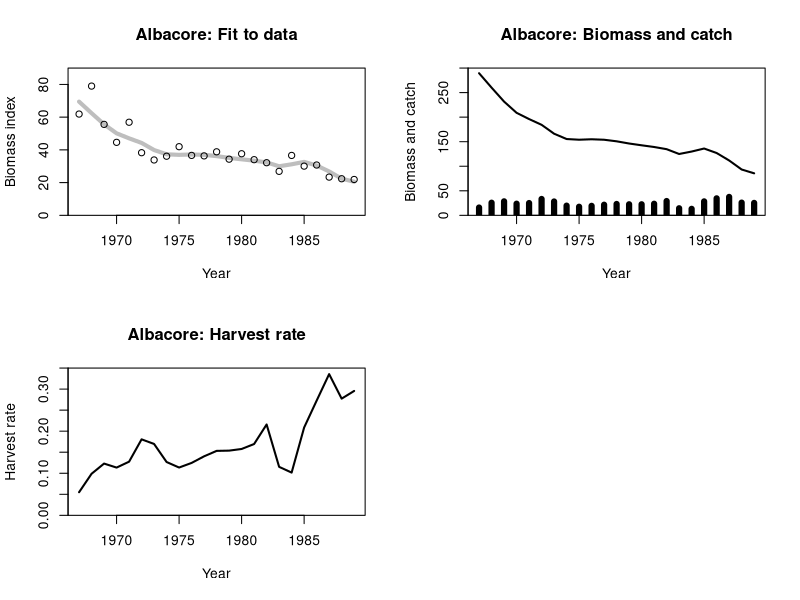
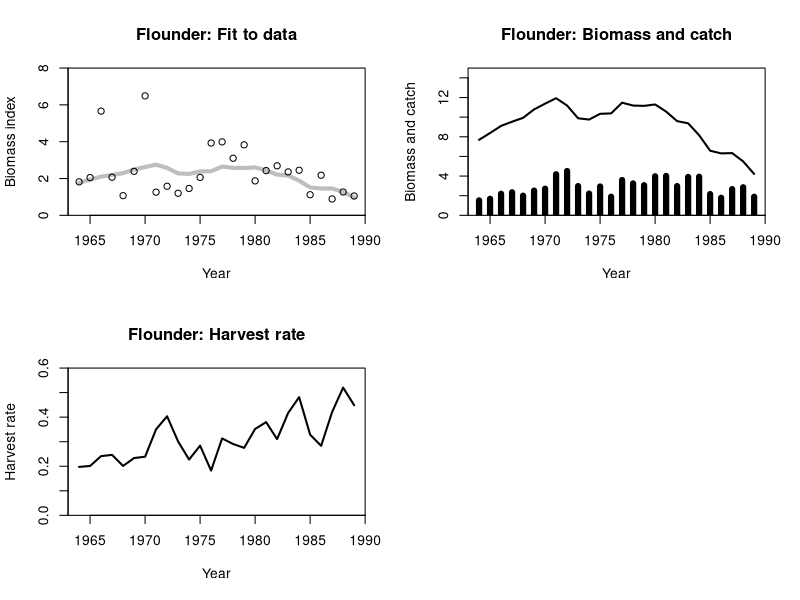
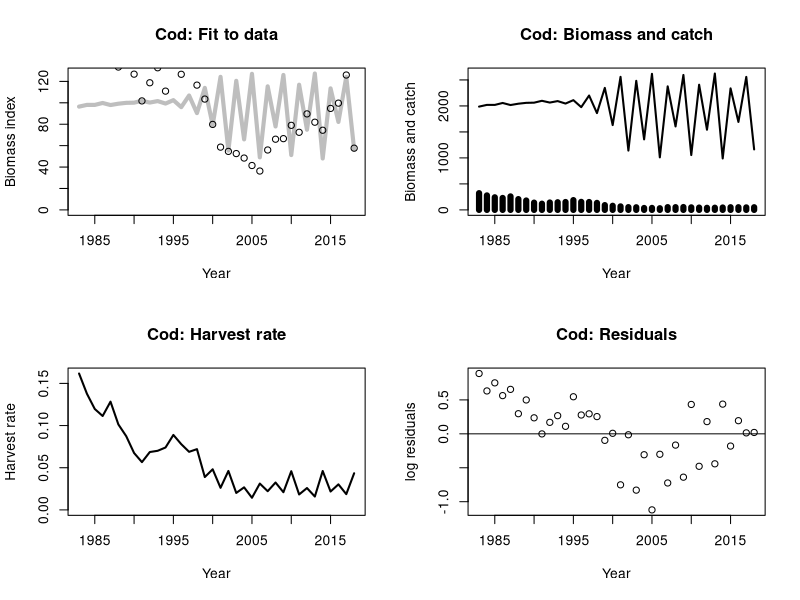
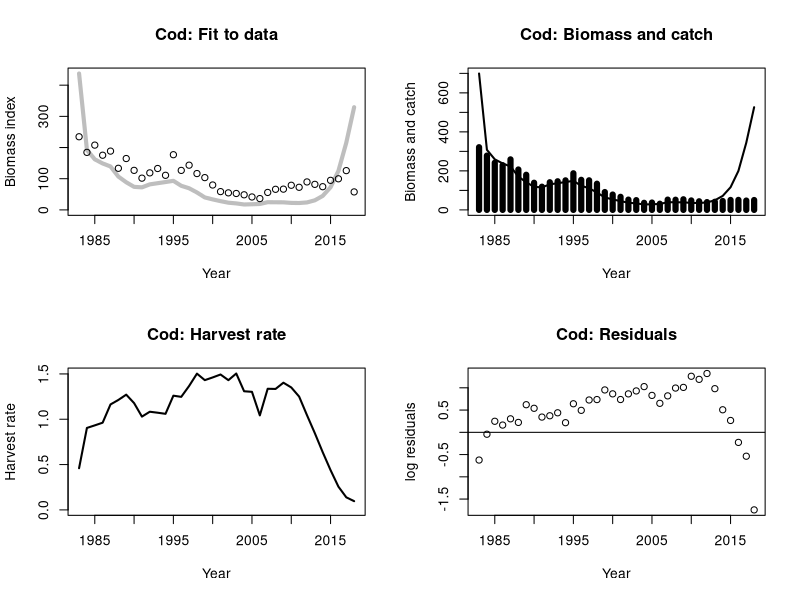
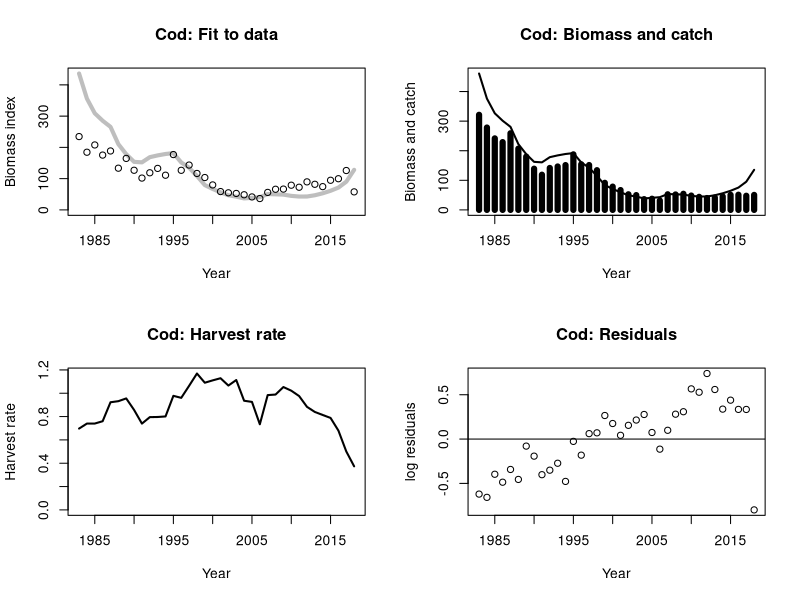

Write the R code that produced these figures, in order.
Schaefer <- function(par, data, verbose=FALSE)
{
  r <- exp(par[["logr"]])
  K <- exp(par[["logK"]])
  Binit <- exp(par[["logBinit"]])    
  q <- exp(par[["logq"]])
  year <- data$Year
  C <- data$Catch
  I <- data$Index
  n <- length(year)
  B <- numeric(n)
  B[1] <- Binit
  for(i in 1:(n-1))
  {
    B[i+1] <- max(B[i] + r*B[i]*(1-B[i]/K) - C[i], 1e-4)
  }
  Ifit <- q * B

  res <- log(I) - log(Ifit)
  RSS <- sum(res^2)

  pars <- c(r=r, K=K, Binit=Binit, q=q)
  refpts <- c(HRmsy=0.5*r, Bmsy=0.5*K, MSY=0.25*r*K)

  if(verbose)
    list(B=B, HR=C/B, Ifit=Ifit, res=res, pars=pars, refpts=refpts, RSS=RSS)
  else
    RSS
}

plot_shaefer <- function(fit, data, main) {
  par(mfrow=c(2,2))

  plot(data$Year, fit$Ifit, ylim=c(0,max(fit$Ifit)), type="l", lwd=4,
       col="gray", xlab="Year", ylab="Biomass index",
       main=paste0(main, ": Fit to data"))
  points(Index ~ Year, data)

  plot(data$Year, fit$B, type="l", ylim=c(0, max(fit$B)), lwd=2,
       xlab="Year", ylab="Biomass and catch", main=paste0(main, ": Biomass and catch"))
  points(Catch~Year, data, type="h", lwd=6)

  plot(data$Year, fit$HR, ylim=c(0, max(fit$HR)), type="l",
       lwd=2, xlab="Year", ylab="Harvest rate", main=paste0(main, ": Harvest rate"))

  plot(data$Year, fit$res, xlab = "Year", ylab = "log residuals",
    main=paste0(main, ": Residuals"))
  abline(h = 0)
}

################################################################################
## South Atlantic albacore

albacore <- read.table("albacore.dat", header=TRUE)
init <- c(logr=log(0.5), logK=log(200), logBinit=log(100), logq=log(0.5))

Schaefer(par=init, albacore)
optim(init, Schaefer, data=albacore)
est <- optim(init, Schaefer, data=albacore)$par
fit <- Schaefer(est, albacore, verbose=TRUE)

par(mfrow=c(2,2))

plot(albacore$Year, fit$Ifit, ylim=c(0,90), yaxs="i", type="l", lwd=4,
     col="gray", xlab="Year", ylab="Biomass index",
     main="Albacore: Fit to data")
points(Index~Year, albacore)

plot(albacore$Year, fit$B, type="l", ylim=c(0,300), yaxs="i", lwd=2,
     xlab="Year", ylab="Biomass and catch", main="Albacore: Biomass and catch")
points(Catch~Year, albacore, type="h", lwd=6)

plot(albacore$Year, fit$HR, ylim=c(0,0.35), yaxs="i", type="l",
     lwd=2, xlab="Year", ylab="Harvest rate", main="Albacore: Harvest rate")

fit$pars
fit$refpts

################################################################################
## Georges Bank winter flounder

flounder <- read.table("flounder.dat", header=TRUE)

K.init <- 8 * mean(flounder$Catch)
B.init <- 0.5 * K.init
q.init <- flounder$Index[1] / B.init
init <- c(logr=log(0.5), logK=log(K.init),
          logBinit=log(B.init), logq=log(q.init))

Schaefer(par=init, flounder)
optim(init, Schaefer, data=flounder)
optim(init, Schaefer, data=flounder, method="Nelder-Mead",
      control=list(maxit=1e5, reltol=1e-10))
nlminb(init, Schaefer, data=flounder, control=list(eval.max=1e4, iter.max=1e4))
est <- nlminb(init, Schaefer, data=flounder,
              control=list(eval.max=1e4, iter.max=1e4))$par
fit <- Schaefer(est, flounder, verbose=TRUE)

par(mfrow=c(2,2))

plot(flounder$Year, fit$Ifit, ylim=c(0,8), yaxs="i", lwd=4, col="gray",
     type="l", xlab="Year", ylab="Biomass index", main="Flounder: Fit to data")
points(Index~Year, flounder)

plot(flounder$Year, fit$B, type="l", ylim=c(0,15), yaxs="i", lwd=2,
     xlab="Year", ylab="Biomass and catch", main="Flounder: Biomass and catch")
points(Catch~Year, flounder, type="h", lwd=6)

plot(flounder$Year, fit$HR, ylim=c(0,0.6), yaxs="i", type="l",
     lwd=2, xlab="Year", ylab="Harvest rate", main="Flounder: Harvest rate")

t(fit$pars)
t(fit$refpts)


################################################################################
## Cod

cod <- read.csv("cod.csv", header=TRUE)
init <- c(logr     = log(1.000), 
          logK     = log(8*mean(cod$Catch)), 
          logBinit = log(4*mean(cod$Catch)), 
          logq     = log(cod$Index[1] / (4*mean(cod$Catch)))
          )

Schaefer(par=init, cod)
opt <- optim(init, Schaefer, data=cod)
opt
fit <- Schaefer(opt$par, cod, verbose=TRUE)
exp(opt$par)

plot_shaefer(fit, cod, main = "Cod")

fit$pars
fit$refpts

# use contstraints ?
lower <- c(logr=log(.8), logK=log(500), logBinit=log(300), logq=log(.2))
upper <- c(logr=log(1.5), logK=log(1000), logBinit=log(700), logq=log(.9))

opt <- nlminb(init, Schaefer, data=cod, lower = lower, upper = upper, control=list(eval.max=1e4, iter.max=1e4))
opt

exp(opt$par)

fit <- Schaefer(opt$par, cod, verbose=TRUE)

plot_shaefer(fit, cod, main = "Cod")

fit$pars
fit$refpts

# initialise at solver solution ?
init <- c(logr=log(1.02798251784361), logK=log(920.324078858206), logBinit=log(460.961477373726), logq=log(0.729428157796693))

Schaefer(par=init, cod)
opt <- optim(init, Schaefer, data=cod)
opt
fit <- Schaefer(opt$par, cod, verbose=TRUE)
exp(opt$par)

plot_shaefer(fit, cod, main = "Cod")

fit$pars
fit$refpts
